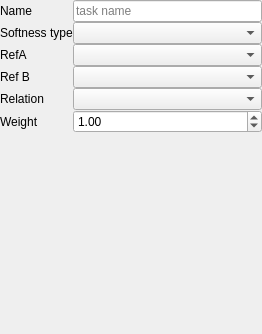
<?xml version="1.0" encoding="UTF-8"?>
<ui version="4.0">
 <class>TaskDetails</class>
 <widget class="QWidget" name="TaskDetails">
  <property name="geometry">
   <rect>
    <x>0</x>
    <y>0</y>
    <width>262</width>
    <height>334</height>
   </rect>
  </property>
  <property name="sizePolicy">
   <sizepolicy hsizetype="Preferred" vsizetype="Preferred">
    <horstretch>0</horstretch>
    <verstretch>0</verstretch>
   </sizepolicy>
  </property>
  <property name="windowTitle">
   <string>Form</string>
  </property>
  <layout class="QVBoxLayout" name="verticalLayout_2">
   <property name="spacing">
    <number>0</number>
   </property>
   <property name="leftMargin">
    <number>0</number>
   </property>
   <property name="topMargin">
    <number>0</number>
   </property>
   <property name="rightMargin">
    <number>0</number>
   </property>
   <property name="bottomMargin">
    <number>0</number>
   </property>
   <item>
    <layout class="QFormLayout" name="formLayout">
     <item row="0" column="0">
      <widget class="QLabel" name="nameLabel">
       <property name="sizePolicy">
        <sizepolicy hsizetype="Preferred" vsizetype="Preferred">
         <horstretch>0</horstretch>
         <verstretch>0</verstretch>
        </sizepolicy>
       </property>
       <property name="text">
        <string>Name</string>
       </property>
      </widget>
     </item>
     <item row="0" column="1">
      <widget class="QLineEdit" name="nameLineEdit">
       <property name="sizePolicy">
        <sizepolicy hsizetype="Preferred" vsizetype="Preferred">
         <horstretch>0</horstretch>
         <verstretch>0</verstretch>
        </sizepolicy>
       </property>
       <property name="text">
        <string/>
       </property>
       <property name="placeholderText">
        <string>task name</string>
       </property>
      </widget>
     </item>
     <item row="1" column="0">
      <widget class="QLabel" name="softnessTypeLabel">
       <property name="sizePolicy">
        <sizepolicy hsizetype="Preferred" vsizetype="Preferred">
         <horstretch>0</horstretch>
         <verstretch>0</verstretch>
        </sizepolicy>
       </property>
       <property name="text">
        <string>Softness type</string>
       </property>
      </widget>
     </item>
     <item row="1" column="1">
      <widget class="QComboBox" name="softnessTypeComboBox">
       <property name="sizePolicy">
        <sizepolicy hsizetype="Preferred" vsizetype="Preferred">
         <horstretch>0</horstretch>
         <verstretch>0</verstretch>
        </sizepolicy>
       </property>
      </widget>
     </item>
     <item row="2" column="0">
      <widget class="QLabel" name="refALabel">
       <property name="sizePolicy">
        <sizepolicy hsizetype="Preferred" vsizetype="Preferred">
         <horstretch>0</horstretch>
         <verstretch>0</verstretch>
        </sizepolicy>
       </property>
       <property name="text">
        <string>RefA</string>
       </property>
      </widget>
     </item>
     <item row="3" column="0">
      <widget class="QLabel" name="refBLabel">
       <property name="sizePolicy">
        <sizepolicy hsizetype="Preferred" vsizetype="Preferred">
         <horstretch>0</horstretch>
         <verstretch>0</verstretch>
        </sizepolicy>
       </property>
       <property name="text">
        <string>Ref B</string>
       </property>
      </widget>
     </item>
     <item row="3" column="1">
      <widget class="QComboBox" name="refBComboBox">
       <property name="sizePolicy">
        <sizepolicy hsizetype="Preferred" vsizetype="Preferred">
         <horstretch>0</horstretch>
         <verstretch>0</verstretch>
        </sizepolicy>
       </property>
      </widget>
     </item>
     <item row="4" column="0">
      <widget class="QLabel" name="relLabel">
       <property name="sizePolicy">
        <sizepolicy hsizetype="Preferred" vsizetype="Preferred">
         <horstretch>0</horstretch>
         <verstretch>0</verstretch>
        </sizepolicy>
       </property>
       <property name="text">
        <string>Relation</string>
       </property>
      </widget>
     </item>
     <item row="4" column="1">
      <widget class="QComboBox" name="relComboBox">
       <property name="sizePolicy">
        <sizepolicy hsizetype="Preferred" vsizetype="Preferred">
         <horstretch>0</horstretch>
         <verstretch>0</verstretch>
        </sizepolicy>
       </property>
      </widget>
     </item>
     <item row="5" column="0">
      <widget class="QLabel" name="weightLabel">
       <property name="sizePolicy">
        <sizepolicy hsizetype="Preferred" vsizetype="Preferred">
         <horstretch>0</horstretch>
         <verstretch>0</verstretch>
        </sizepolicy>
       </property>
       <property name="text">
        <string>Weight</string>
       </property>
      </widget>
     </item>
     <item row="5" column="1">
      <widget class="QDoubleSpinBox" name="weightDoubleSpinBox">
       <property name="sizePolicy">
        <sizepolicy hsizetype="Preferred" vsizetype="Preferred">
         <horstretch>0</horstretch>
         <verstretch>0</verstretch>
        </sizepolicy>
       </property>
       <property name="value">
        <double>1.000000000000000</double>
       </property>
      </widget>
     </item>
     <item row="2" column="1">
      <widget class="QComboBox" name="refAComboBox">
       <property name="sizePolicy">
        <sizepolicy hsizetype="Preferred" vsizetype="Preferred">
         <horstretch>0</horstretch>
         <verstretch>0</verstretch>
        </sizepolicy>
       </property>
      </widget>
     </item>
    </layout>
   </item>
  </layout>
 </widget>
 <resources/>
 <connections/>
</ui>
